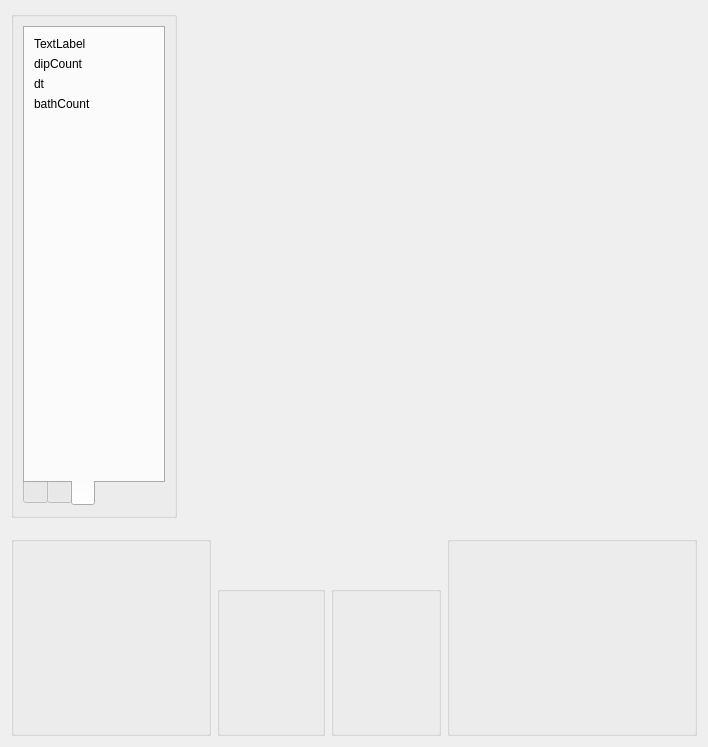
<?xml version="1.0" encoding="UTF-8"?>
<ui version="4.0">
 <class>GameWidget</class>
 <widget class="QWidget" name="GameWidget">
  <property name="geometry">
   <rect>
    <x>0</x>
    <y>0</y>
    <width>708</width>
    <height>747</height>
   </rect>
  </property>
  <layout class="QVBoxLayout" name="verticalLayout_3">
   <item>
    <layout class="QHBoxLayout" name="horizontalLayout_3">
     <property name="bottomMargin">
      <number>12</number>
     </property>
     <item>
      <widget class="QGroupBox" name="groupIdeBox">
       <layout class="QVBoxLayout" name="verticalLayout">
        <item>
         <widget class="QTabWidget" name="ideBox">
          <property name="enabled">
           <bool>true</bool>
          </property>
          <property name="sizePolicy">
           <sizepolicy hsizetype="Fixed" vsizetype="Expanding">
            <horstretch>0</horstretch>
            <verstretch>0</verstretch>
           </sizepolicy>
          </property>
          <property name="maximumSize">
           <size>
            <width>150</width>
            <height>16777215</height>
           </size>
          </property>
          <property name="tabPosition">
           <enum>QTabWidget::South</enum>
          </property>
          <property name="currentIndex">
           <number>2</number>
          </property>
          <widget class="QWidget" name="ideBoxPage1">
           <attribute name="icon">
            <iconset>
             <normaloff>../../Game-build-desktop/pixmaps/models.png</normaloff>../../Game-build-desktop/pixmaps/models.png</iconset>
           </attribute>
           <attribute name="title">
            <string/>
           </attribute>
           <layout class="QVBoxLayout" name="verticalLayout_4">
            <property name="spacing">
             <number>0</number>
            </property>
            <property name="margin">
             <number>0</number>
            </property>
            <item>
             <widget class="QComboBox" name="groups"/>
            </item>
            <item>
             <widget class="QScrollArea" name="scrollArea">
              <property name="verticalScrollBarPolicy">
               <enum>Qt::ScrollBarAlwaysOn</enum>
              </property>
              <property name="horizontalScrollBarPolicy">
               <enum>Qt::ScrollBarAlwaysOff</enum>
              </property>
              <property name="widgetResizable">
               <bool>true</bool>
              </property>
              <widget class="QWidget" name="buttonsBox">
               <property name="geometry">
                <rect>
                 <x>0</x>
                 <y>0</y>
                 <width>115</width>
                 <height>346</height>
                </rect>
               </property>
               <layout class="QVBoxLayout" name="verticalLayout_8">
                <property name="margin">
                 <number>0</number>
                </property>
                <item>
                 <widget class="QWidget" name="widget_8" native="true">
                  <layout class="QVBoxLayout" name="verticalLayout_10">
                   <property name="margin">
                    <number>0</number>
                   </property>
                   <item>
                    <layout class="QVBoxLayout" name="buildButtonsLayout">
                     <property name="spacing">
                      <number>0</number>
                     </property>
                    </layout>
                   </item>
                  </layout>
                 </widget>
                </item>
                <item>
                 <spacer name="verticalSpacer_3">
                  <property name="orientation">
                   <enum>Qt::Vertical</enum>
                  </property>
                  <property name="sizeHint" stdset="0">
                   <size>
                    <width>0</width>
                    <height>0</height>
                   </size>
                  </property>
                 </spacer>
                </item>
               </layout>
              </widget>
             </widget>
            </item>
            <item>
             <widget class="QGroupBox" name="groupBox_3">
              <layout class="QVBoxLayout" name="verticalLayout_11">
               <property name="margin">
                <number>0</number>
               </property>
               <item>
                <layout class="QHBoxLayout" name="horizontalLayout_13">
                 <item>
                  <widget class="QCheckBox" name="useSnap">
                   <property name="text">
                    <string>Сетка</string>
                   </property>
                   <property name="checked">
                    <bool>true</bool>
                   </property>
                  </widget>
                 </item>
                 <item>
                  <widget class="QToolButton" name="pause">
                   <property name="iconSize">
                    <size>
                     <width>20</width>
                     <height>20</height>
                    </size>
                   </property>
                   <property name="checkable">
                    <bool>true</bool>
                   </property>
                  </widget>
                 </item>
                </layout>
               </item>
               <item>
                <layout class="QHBoxLayout" name="horizontalLayout_11">
                 <item>
                  <widget class="QLabel" name="label_4">
                   <property name="sizePolicy">
                    <sizepolicy hsizetype="Maximum" vsizetype="Preferred">
                     <horstretch>0</horstretch>
                     <verstretch>0</verstretch>
                    </sizepolicy>
                   </property>
                   <property name="text">
                    <string>игрок</string>
                   </property>
                  </widget>
                 </item>
                 <item>
                  <widget class="QComboBox" name="curPl">
                   <item>
                    <property name="text">
                     <string>Нейтрал</string>
                    </property>
                   </item>
                   <item>
                    <property name="text">
                     <string>1</string>
                    </property>
                   </item>
                   <item>
                    <property name="text">
                     <string>2</string>
                    </property>
                   </item>
                   <item>
                    <property name="text">
                     <string>3</string>
                    </property>
                   </item>
                   <item>
                    <property name="text">
                     <string>4</string>
                    </property>
                   </item>
                   <item>
                    <property name="text">
                     <string>5</string>
                    </property>
                   </item>
                   <item>
                    <property name="text">
                     <string>6</string>
                    </property>
                   </item>
                   <item>
                    <property name="text">
                     <string>7</string>
                    </property>
                   </item>
                   <item>
                    <property name="text">
                     <string>8</string>
                    </property>
                   </item>
                  </widget>
                 </item>
                </layout>
               </item>
              </layout>
             </widget>
            </item>
           </layout>
          </widget>
          <widget class="QWidget" name="tab_4">
           <attribute name="icon">
            <iconset>
             <normaloff>../../Game-build-desktop/pixmaps/mountains.png</normaloff>../../Game-build-desktop/pixmaps/mountains.png</iconset>
           </attribute>
           <attribute name="title">
            <string/>
           </attribute>
           <layout class="QVBoxLayout" name="verticalLayout_14">
            <item>
             <layout class="QGridLayout" name="gridLayout_2">
              <property name="spacing">
               <number>0</number>
              </property>
              <item row="0" column="2">
               <widget class="QToolButton" name="groundDown">
                <property name="icon">
                 <iconset>
                  <normaloff>../../Game-build-desktop/pixmaps/mountains_down.png</normaloff>../../Game-build-desktop/pixmaps/mountains_down.png</iconset>
                </property>
                <property name="iconSize">
                 <size>
                  <width>32</width>
                  <height>32</height>
                 </size>
                </property>
               </widget>
              </item>
              <item row="0" column="0">
               <widget class="QToolButton" name="groundNo">
                <property name="icon">
                 <iconset>
                  <normaloff>../../Game-build-desktop/pixmaps/ecursor.png</normaloff>../../Game-build-desktop/pixmaps/ecursor.png</iconset>
                </property>
                <property name="iconSize">
                 <size>
                  <width>32</width>
                  <height>32</height>
                 </size>
                </property>
               </widget>
              </item>
              <item row="0" column="1">
               <widget class="QToolButton" name="groundUp">
                <property name="icon">
                 <iconset>
                  <normaloff>../../Game-build-desktop/pixmaps/mountains_up.png</normaloff>../../Game-build-desktop/pixmaps/mountains_up.png</iconset>
                </property>
                <property name="iconSize">
                 <size>
                  <width>32</width>
                  <height>32</height>
                 </size>
                </property>
               </widget>
              </item>
             </layout>
            </item>
            <item>
             <widget class="QFrame" name="frame">
              <property name="frameShape">
               <enum>QFrame::StyledPanel</enum>
              </property>
              <property name="frameShadow">
               <enum>QFrame::Raised</enum>
              </property>
              <layout class="QVBoxLayout" name="verticalLayout_15">
               <item>
                <widget class="QSlider" name="brushSize">
                 <property name="maximum">
                  <number>30</number>
                 </property>
                 <property name="orientation">
                  <enum>Qt::Horizontal</enum>
                 </property>
                </widget>
               </item>
               <item>
                <widget class="QWidget" name="widget" native="true">
                 <layout class="QHBoxLayout" name="horizontalLayout_4">
                  <property name="margin">
                   <number>0</number>
                  </property>
                  <item>
                   <widget class="QToolButton" name="setGrass">
                    <property name="text">
                     <string>g</string>
                    </property>
                   </widget>
                  </item>
                  <item>
                   <widget class="QToolButton" name="setSand">
                    <property name="text">
                     <string>s</string>
                    </property>
                   </widget>
                  </item>
                  <item>
                   <spacer name="horizontalSpacer">
                    <property name="orientation">
                     <enum>Qt::Horizontal</enum>
                    </property>
                    <property name="sizeHint" stdset="0">
                     <size>
                      <width>40</width>
                      <height>20</height>
                     </size>
                    </property>
                   </spacer>
                  </item>
                 </layout>
                </widget>
               </item>
              </layout>
             </widget>
            </item>
            <item>
             <spacer name="verticalSpacer_4">
              <property name="orientation">
               <enum>Qt::Vertical</enum>
              </property>
              <property name="sizeHint" stdset="0">
               <size>
                <width>20</width>
                <height>40</height>
               </size>
              </property>
             </spacer>
            </item>
           </layout>
          </widget>
          <widget class="QWidget" name="tab">
           <attribute name="title">
            <string/>
           </attribute>
           <layout class="QVBoxLayout" name="verticalLayout_17">
            <item>
             <layout class="QVBoxLayout" name="verticalLayout_16">
              <item>
               <widget class="QLabel" name="fps">
                <property name="text">
                 <string>TextLabel</string>
                </property>
               </widget>
              </item>
              <item>
               <widget class="QLabel" name="dipCount">
                <property name="text">
                 <string>dipCount</string>
                </property>
               </widget>
              </item>
              <item>
               <widget class="QLabel" name="deltaTime">
                <property name="text">
                 <string>dt</string>
                </property>
               </widget>
              </item>
              <item>
               <widget class="QLabel" name="bathCount">
                <property name="text">
                 <string>bathCount</string>
                </property>
               </widget>
              </item>
             </layout>
            </item>
            <item>
             <spacer name="verticalSpacer_7">
              <property name="orientation">
               <enum>Qt::Vertical</enum>
              </property>
              <property name="sizeHint" stdset="0">
               <size>
                <width>20</width>
                <height>411</height>
               </size>
              </property>
             </spacer>
            </item>
           </layout>
          </widget>
         </widget>
        </item>
       </layout>
      </widget>
     </item>
     <item>
      <spacer name="mainSpacer">
       <property name="orientation">
        <enum>Qt::Horizontal</enum>
       </property>
       <property name="sizeHint" stdset="0">
        <size>
         <width>0</width>
         <height>500</height>
        </size>
       </property>
      </spacer>
     </item>
    </layout>
   </item>
   <item>
    <spacer name="verticalSpacer_6">
     <property name="orientation">
      <enum>Qt::Vertical</enum>
     </property>
     <property name="sizeHint" stdset="0">
      <size>
       <width>20</width>
       <height>40</height>
      </size>
     </property>
    </spacer>
   </item>
   <item>
    <layout class="QHBoxLayout" name="horizontalLayout_2">
     <item>
      <layout class="QVBoxLayout" name="verticalLayout_12">
       <item>
        <spacer name="verticalSpacer_5">
         <property name="orientation">
          <enum>Qt::Vertical</enum>
         </property>
         <property name="sizeHint" stdset="0">
          <size>
           <width>20</width>
           <height>0</height>
          </size>
         </property>
        </spacer>
       </item>
       <item>
        <widget class="QGroupBox" name="groupBox_5">
         <property name="minimumSize">
          <size>
           <width>200</width>
           <height>200</height>
          </size>
         </property>
         <property name="maximumSize">
          <size>
           <width>200</width>
           <height>200</height>
          </size>
         </property>
         <layout class="QVBoxLayout" name="verticalLayout_2">
          <item>
           <layout class="QVBoxLayout" name="layMiniMap"/>
          </item>
         </layout>
        </widget>
       </item>
      </layout>
     </item>
     <item>
      <layout class="QVBoxLayout" name="verticalLayout_5">
       <property name="topMargin">
        <number>7</number>
       </property>
       <item>
        <spacer name="verticalSpacer_2">
         <property name="orientation">
          <enum>Qt::Vertical</enum>
         </property>
         <property name="sizeHint" stdset="0">
          <size>
           <width>20</width>
           <height>0</height>
          </size>
         </property>
        </spacer>
       </item>
       <item>
        <layout class="QHBoxLayout" name="horizontalLayout">
         <item>
          <widget class="QGroupBox" name="groupBox_4">
           <layout class="QHBoxLayout" name="horizontalLayout_14">
            <property name="margin">
             <number>0</number>
            </property>
            <item>
             <widget class="QStackedWidget" name="stackedWidget_2">
              <property name="sizePolicy">
               <sizepolicy hsizetype="Expanding" vsizetype="Expanding">
                <horstretch>0</horstretch>
                <verstretch>0</verstretch>
               </sizepolicy>
              </property>
              <property name="currentIndex">
               <number>0</number>
              </property>
              <widget class="QWidget" name="stackedWidget_2Page1">
               <layout class="QVBoxLayout" name="verticalLayout_9">
                <property name="leftMargin">
                 <number>0</number>
                </property>
                <property name="topMargin">
                 <number>0</number>
                </property>
                <property name="rightMargin">
                 <number>0</number>
                </property>
                <property name="bottomMargin">
                 <number>5</number>
                </property>
                <item>
                 <layout class="QHBoxLayout" name="unitsLay"/>
                </item>
               </layout>
              </widget>
              <widget class="QWidget" name="page">
               <layout class="QHBoxLayout" name="horizontalLayout_5"/>
              </widget>
             </widget>
            </item>
           </layout>
          </widget>
         </item>
         <item>
          <widget class="QGroupBox" name="groupBox_2">
           <property name="minimumSize">
            <size>
             <width>110</width>
             <height>150</height>
            </size>
           </property>
           <property name="maximumSize">
            <size>
             <width>110</width>
             <height>200</height>
            </size>
           </property>
           <layout class="QHBoxLayout" name="horizontalLayout_12">
            <property name="margin">
             <number>0</number>
            </property>
            <item>
             <layout class="QVBoxLayout" name="unitAvatarLayout"/>
            </item>
           </layout>
          </widget>
         </item>
        </layout>
       </item>
      </layout>
     </item>
     <item>
      <layout class="QVBoxLayout" name="verticalLayout_13">
       <item>
        <spacer name="verticalSpacer">
         <property name="orientation">
          <enum>Qt::Vertical</enum>
         </property>
         <property name="sizeHint" stdset="0">
          <size>
           <width>20</width>
           <height>40</height>
          </size>
         </property>
        </spacer>
       </item>
       <item>
        <widget class="QGroupBox" name="groupBox_7">
         <property name="sizePolicy">
          <sizepolicy hsizetype="Maximum" vsizetype="Maximum">
           <horstretch>0</horstretch>
           <verstretch>0</verstretch>
          </sizepolicy>
         </property>
         <property name="minimumSize">
          <size>
           <width>250</width>
           <height>200</height>
          </size>
         </property>
         <property name="maximumSize">
          <size>
           <width>215</width>
           <height>200</height>
          </size>
         </property>
         <layout class="QVBoxLayout" name="verticalLayout_6">
          <property name="margin">
           <number>0</number>
          </property>
          <item>
           <widget class="QStackedWidget" name="stackedWidget">
            <property name="currentIndex">
             <number>0</number>
            </property>
            <widget class="QWidget" name="page_2">
             <property name="sizePolicy">
              <sizepolicy hsizetype="Maximum" vsizetype="Maximum">
               <horstretch>0</horstretch>
               <verstretch>0</verstretch>
              </sizepolicy>
             </property>
             <layout class="QHBoxLayout" name="horizontalLayout_10">
              <property name="margin">
               <number>0</number>
              </property>
              <item>
               <layout class="QVBoxLayout" name="layControl"/>
              </item>
              <item>
               <spacer name="horizontalSpacer_3">
                <property name="orientation">
                 <enum>Qt::Horizontal</enum>
                </property>
                <property name="sizeHint" stdset="0">
                 <size>
                  <width>40</width>
                  <height>20</height>
                 </size>
                </property>
               </spacer>
              </item>
             </layout>
            </widget>
            <widget class="QWidget" name="page_3">
             <property name="sizePolicy">
              <sizepolicy hsizetype="Maximum" vsizetype="Preferred">
               <horstretch>0</horstretch>
               <verstretch>0</verstretch>
              </sizepolicy>
             </property>
             <layout class="QVBoxLayout" name="verticalLayout_7">
              <property name="margin">
               <number>0</number>
              </property>
              <item>
               <widget class="QLabel" name="label">
                <property name="text">
                 <string>координаты</string>
                </property>
               </widget>
              </item>
              <item>
               <widget class="QWidget" name="widget_5" native="true">
                <layout class="QHBoxLayout" name="horizontalLayout_7">
                 <property name="spacing">
                  <number>0</number>
                 </property>
                 <property name="margin">
                  <number>0</number>
                 </property>
                 <item>
                  <widget class="QDoubleSpinBox" name="posX">
                   <property name="decimals">
                    <number>1</number>
                   </property>
                   <property name="singleStep">
                    <double>0.100000000000000</double>
                   </property>
                  </widget>
                 </item>
                 <item>
                  <widget class="QDoubleSpinBox" name="posY">
                   <property name="decimals">
                    <number>1</number>
                   </property>
                   <property name="singleStep">
                    <double>0.100000000000000</double>
                   </property>
                  </widget>
                 </item>
                 <item>
                  <widget class="QDoubleSpinBox" name="posZ">
                   <property name="decimals">
                    <number>1</number>
                   </property>
                  </widget>
                 </item>
                </layout>
               </widget>
              </item>
              <item>
               <widget class="QLabel" name="label_2">
                <property name="text">
                 <string>размеры</string>
                </property>
               </widget>
              </item>
              <item>
               <widget class="QWidget" name="widget_7" native="true">
                <layout class="QHBoxLayout" name="horizontalLayout_9">
                 <property name="spacing">
                  <number>0</number>
                 </property>
                 <property name="margin">
                  <number>0</number>
                 </property>
                 <item>
                  <widget class="QDoubleSpinBox" name="sizeX">
                   <property name="decimals">
                    <number>1</number>
                   </property>
                   <property name="singleStep">
                    <double>0.100000000000000</double>
                   </property>
                   <property name="value">
                    <double>1.000000000000000</double>
                   </property>
                  </widget>
                 </item>
                 <item>
                  <widget class="QDoubleSpinBox" name="sizeY">
                   <property name="decimals">
                    <number>1</number>
                   </property>
                   <property name="singleStep">
                    <double>0.100000000000000</double>
                   </property>
                   <property name="value">
                    <double>1.000000000000000</double>
                   </property>
                  </widget>
                 </item>
                 <item>
                  <widget class="QDoubleSpinBox" name="sizeZ">
                   <property name="decimals">
                    <number>1</number>
                   </property>
                   <property name="singleStep">
                    <double>0.100000000000000</double>
                   </property>
                   <property name="value">
                    <double>1.000000000000000</double>
                   </property>
                  </widget>
                 </item>
                </layout>
               </widget>
              </item>
              <item>
               <widget class="QWidget" name="widget_6" native="true">
                <layout class="QHBoxLayout" name="horizontalLayout_8">
                 <property name="spacing">
                  <number>0</number>
                 </property>
                 <property name="margin">
                  <number>0</number>
                 </property>
                 <item>
                  <widget class="QLabel" name="label_3">
                   <property name="text">
                    <string>поворот</string>
                   </property>
                  </widget>
                 </item>
                 <item>
                  <widget class="QDoubleSpinBox" name="rotOZ">
                   <property name="maximum">
                    <double>360.000000000000000</double>
                   </property>
                   <property name="singleStep">
                    <double>10.000000000000000</double>
                   </property>
                  </widget>
                 </item>
                </layout>
               </widget>
              </item>
             </layout>
            </widget>
           </widget>
          </item>
         </layout>
        </widget>
       </item>
      </layout>
     </item>
    </layout>
   </item>
  </layout>
 </widget>
 <resources/>
 <connections/>
</ui>
